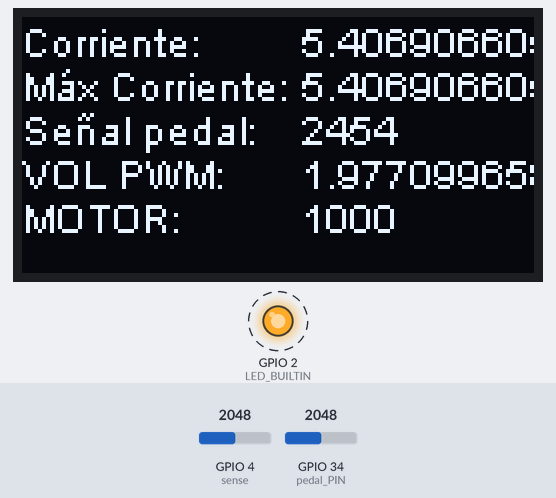
Simulated run of this sketch. Board: ESP32. Parts: 128×64 one-colour display, output pins drawn as LEDs (lit = HIGH). Dashed ring = blinking. Inputs (shaded band) come from the test bench; at power-on: GPIO 4 (sense) = 2048, GPIO 34 (pedal_PIN) = 2048. No radio packets arrive unless stated; what the sketch prints to the serial monitor is not drawn.

Above: at 3.45 s.
3.5 s: GPIO 4 (sense) set to 1820
At 3.95 s:
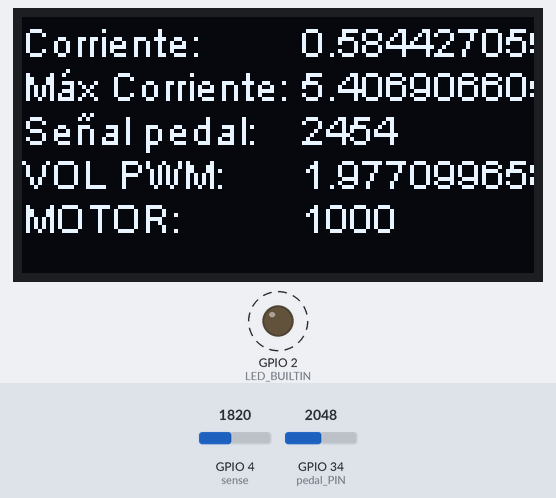
6.2 s: GPIO 4 (sense) set to 1734
At 6.47 s:
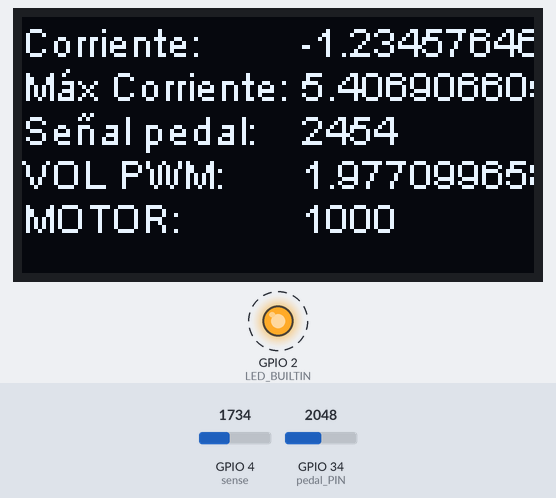
8.3 s: GPIO 34 (pedal_PIN) set to 2866
At 8.65 s:
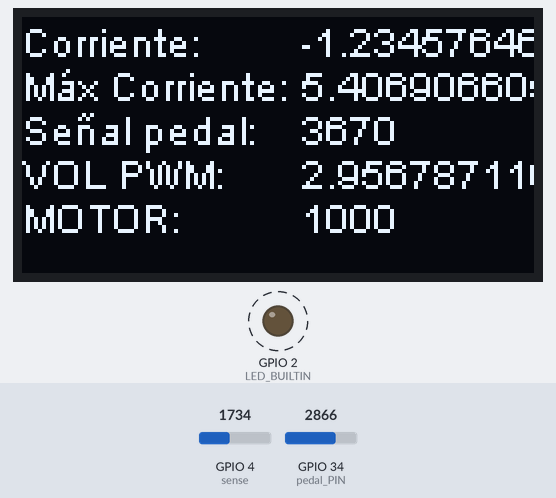
9.9 s: GPIO 34 (pedal_PIN) set to 2047
At 10.16 s:
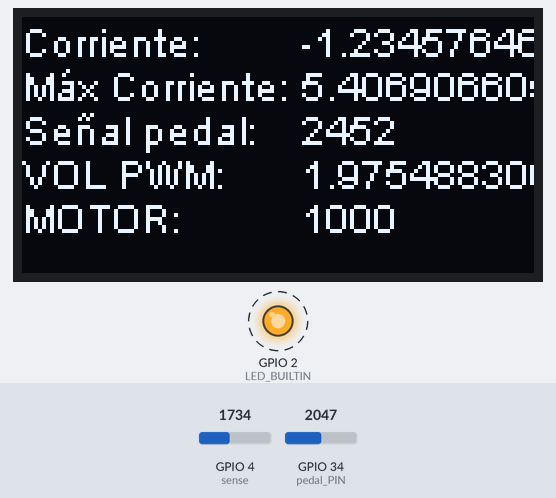
11.6 s: GPIO 4 (sense) set to 2047
At 11.84 s:
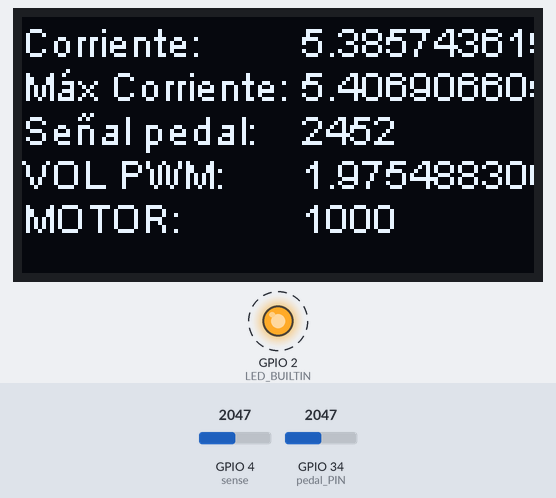
13.2 s: GPIO 34 (pedal_PIN) set to 1228
At 13.52 s:
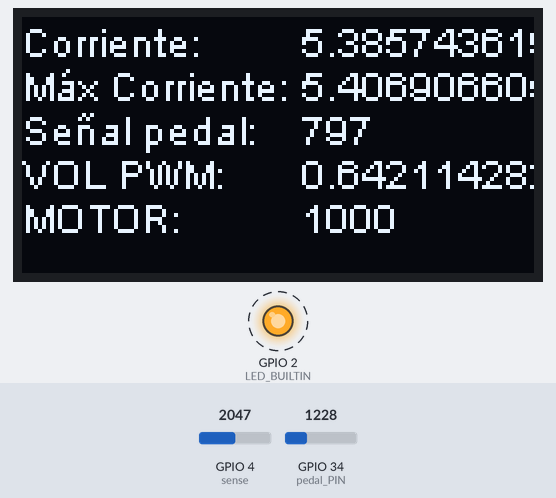
Timing chart, 0 to 15.9 s (numbered marks = the images above; inputs shaded):
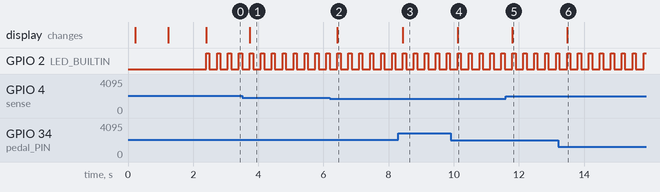

Measured:
- the behaviour switches between 1793 and 1792 on GPIO 4 (sense) (found by bisection; images 1 and 2)
- after the input at 3.5 s, the display: changes after 0.24 s (image 1)
- after the input at 6.2 s, the display: changes after 0.23 s (image 2)
- after the input at 8.3 s, the display: changes after 0.14 s (image 3)
- after the input at 9.9 s, the display: changes after 0.22 s (image 4)
- after the input at 11.6 s, the display: changes after 0.20 s (image 5)
- after the input at 13.2 s, the display: changes after 0.28 s (image 6)
- by itself, GPIO 2 (LED_BUILTIN): alternates HIGH for 0.10 s and LOW for 0.24 s

The sketch:

Transmitter1.ino
```cpp
#include <SPI.h>
#include <Wire.h>
#include <SSD1306.h>
#include <LoRa.h>
#include "images.h"
//#include <SoftwareSerial.h>
#include <Adafruit_MCP4725.h>


// Crear un objeto MCP4725
Adafruit_MCP4725 dac;

//#define LORA_BAND    433
#define LORA_BAND    868
//#define LORA_BAND    915

#define OLED_SDA    21
#define OLED_SCL    22
#define OLED_RST    -1

#define SCK     5    // GPIO5  -- SX1278's SCK
#define MISO    19   // GPIO19 -- SX1278's MISO
#define MOSI    27   // GPIO27 -- SX1278's MOSI
#define SS      18   // GPIO18 -- SX1278's CS
#define RST     14   // GPIO14 -- SX1278's RESET
#define DI0     26   // GPIO26 -- SX1278's IRQ(Interrupt Request)

SSD1306 display(0x3c, OLED_SDA, OLED_SCL);

float Sensibilidad = 0.0381;// ESP32 0.03935;
#define sense 4 //sensor de corriente
const int pwmPin = 25; // Pin PWM
const int pedal_PIN = 34; // Pin PWM

float maxI = 0;
float I;
int dutyCycle;
//---------GPS---------------//
// Configuración de los pines de comunicación serie

//--------------------------//

// Forward declarations
void displayLoraData(String countStr);
void showLogo();

void setup() {
  Serial.begin(115200);

  Wire.begin();
  dac.begin(0x60);
  //mySerial.begin(9600);  // Inicializa el puerto serial en los pines 19 y 23
  //GPS_SERIAL.begin(9600, SERIAL_8N1, 3, 1); // Configuración serie para GPS (9600 baudios)

  while (!Serial){};
  Serial.println();
  Serial.println("LoRa Transmitter");

  // Configure the LED an an output
  pinMode(LED_BUILTIN, OUTPUT);
  pinMode(sense, INPUT);
  pinMode(pedal_PIN, INPUT);
  // Configura el canal PWM
  //ledcSetup(0, 15000, 12); // Canal 0, 15kHz de frecuencia, 8 bits de resolución
  //ledcAttachPin(pwmPin, 0); // Adjunta el pin al canal 0

  // Configure OLED by setting the OLED Reset HIGH, LOW, and then back HIGH
  pinMode(OLED_RST, OUTPUT);
  digitalWrite(OLED_RST, HIGH);
  delay(100);
  digitalWrite(OLED_RST, LOW);
  delay(100);
  digitalWrite(OLED_RST, HIGH);

  display.init();
  display.flipScreenVertically();

  showLogo();
  delay(1000);

  display.clear();
  display.setFont(ArialMT_Plain_16);
  display.setTextAlignment(TEXT_ALIGN_CENTER);
  display.drawString(display.getWidth() / 2, display.getHeight() / 2, "LoRa Transmitter");
  display.display();
  delay(1000);

  // Configure the LoRA radio
  SPI.begin(SCK, MISO, MOSI, SS);
  LoRa.setPins(SS, RST, DI0);
  if (!LoRa.begin(LORA_BAND * 1E6)) {
    Serial.println("Starting LoRa failed!");
    while (1);
  }
  Serial.println("init ok");
  dutyCycle = 0;
}

void loop() {
  //------------VELOCIODAD----------------//
  int vel = 1000; //  rpm motor

  //------------CORRIENTE------------------//
  I=get_corriente(200);//obtenemos la corriente promedio de 200 muestras
  maxI = max(abs(I),maxI);

  //-----------PEDAL--------------------//
  dutyCycle = get_voltage(100);
  if (dutyCycle<=15) dutyCycle = 0;
  if (dutyCycle>=3670) dutyCycle = 3670;
  //ledcWrite(0, dutyCycle); // Canal 0, valor del ciclo de trabajo
  //dacWrite(25,dutyCycle);
  dac.setVoltage(dutyCycle, false);
  float voltaje = dutyCycle*3.30/4096.0;//256.0;

  String countStr = String(voltaje, DEC);
  String adc = String(dutyCycle, DEC);
  //Serial.print("Voltaje: ");
  //Serial.println(voltaje);
  //Serial.print("Corriente: ");
  //Serial.println(-I,3);

  //----------SEND LORA-----------------
  LoRa.beginPacket();
  //LoRa.print("CORRIENTE ");
  LoRa.print(I);
  LoRa.print(",");
  LoRa.print(maxI);
  LoRa.print(",");
  LoRa.print(voltaje);
  LoRa.print(",");
  LoRa.print(vel);
  LoRa.endPacket();


  String IStr = String(I, DEC);
  String max = String(maxI, DEC);
  String rpm = String(vel, DEC);
  //String km = String(speedkph, DEC);
  //Serial.println(IStr);
  displayLoraData(IStr, max);
  displayPWM(countStr, adc);

  display.drawString(0, 44, "MOTOR: ");
  display.drawString(70, 44, rpm);
  display.display();
  //displayGPS(lat, longi, km);
  // toggle the led to give a visual indication the packet was sent

  digitalWrite(LED_BUILTIN, HIGH);
  delay(100);
  digitalWrite(LED_BUILTIN, LOW);
  delay(100);
}

float get_corriente(int n_muestras)
{
  float voltajeSensor;
  float corriente=0;
  for(int i=0;i<n_muestras;i++)
  {
    voltajeSensor = analogRead(4) * (3.30 / 4095.0);////lectura del sensor
    corriente=corriente+(voltajeSensor - 1.4444 )/Sensibilidad; //Ecuación  para obtener la corriente esp32 1.5
  }
  corriente=corriente/n_muestras;
  return(corriente);
}

void displayLoraData(String countStr, String max) {
  display.clear();
  display.setTextAlignment(TEXT_ALIGN_LEFT);
  display.setFont(ArialMT_Plain_10);

  display.drawString(0, 0, "Corriente: ");
  display.drawString(70, 0, countStr);
  display.drawString(0, 11, "Máx Corriente: ");
  display.drawString(70, 11, max);
  display.display();
}

void showLogo() {
  uint8_t x_off = (display.getWidth() - logo_width) / 2;
  uint8_t y_off = (display.getHeight() - logo_height) / 2;

  display.clear();
  display.drawXbm(x_off, y_off, logo_width, logo_height, logo_bits);
  display.display();
}

float get_voltage(int muestras){

  int dutyCycle = 0;
  for(int i=0;i<muestras;i++)
  {
    dutyCycle = dutyCycle + analogRead(pedal_PIN);
  }

  dutyCycle = dutyCycle/ muestras;
  dutyCycle = map(dutyCycle, 833, 2860, 0, 4095); //256 //4095
  return(dutyCycle);
}
void displayPWM(String countStr, String adc) {
  //display.clear();
  display.setTextAlignment(TEXT_ALIGN_LEFT);
  display.setFont(ArialMT_Plain_10);

  display.drawString(0, 22, "Señal pedal: ");
  display.drawString(70, 22, adc);
  display.drawString(0, 33, "VOL PWM: ");
  display.drawString(70, 33, countStr);
  display.display();
}
```

Source omitted: images.h (data table, 5316 bytes)
